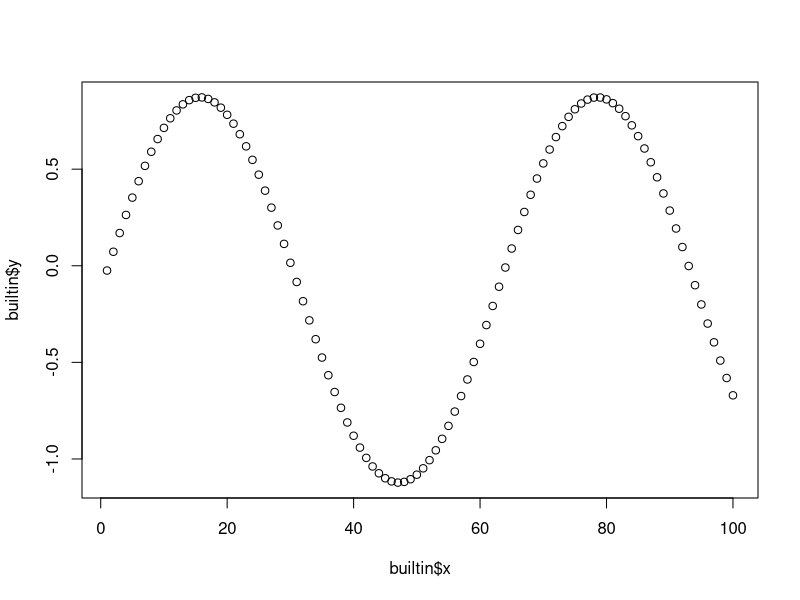
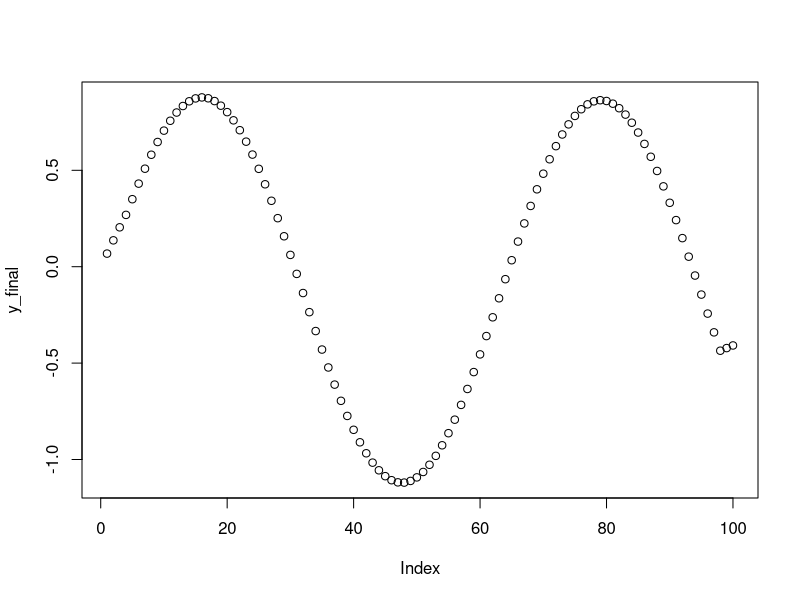

Reproduce these figures in R, in order.
## ---- chunk 1
set.seed(1)
x <- c(1:100)
y <- sin(x/10) + rnorm(1,0,0.2)
## ---- chunk 2

customLowess <- function(x,y,f){
  y_final <- rep(0,100)
  n <- length(x)
  k <- f*n
  weights <- matrix(0, nrow = k+1 ,ncol = n)
  
  for (i in 1:n){
    vector_distance = vector()
    w <- matrix(0,nrow = k+1,ncol = k+1)
    for (j in 1:n){
      vector_distance[j] <- (abs(x[j]-x[i]))
    }
    vector_indicies <- order(vector_distance)[1:(k+1)]
    vector_distance <- sort(vector_distance)
    neighbours <- vector_distance[1:(k+1)]
    for (l in 1:k+1){
      weights[l,i] <- (1-(neighbours[l]/max(neighbours)^3)^3)
    }
    w <- diag(weights[,i],nrow = k+1,ncol = k+1)
    x_neighbours <- as.matrix(x[vector_indicies])
    y_neighbours <- as.matrix(y[vector_indicies])
    xt_neighbours <- t(x_neighbours)
    b <- solve((xt_neighbours %*% w %*% x_neighbours))
    b <- b %*% xt_neighbours %*% w %*% y_neighbours
    y_final[i] <- b*x[i]
  }
  return(y_final)
}

## ---- chunk 3
builtin <- lowess(x,y,0.05,0)
plot(builtin)
## ---- chunk 4
y_final <- customLowess(x,y,0.05)
plot(y_final)
